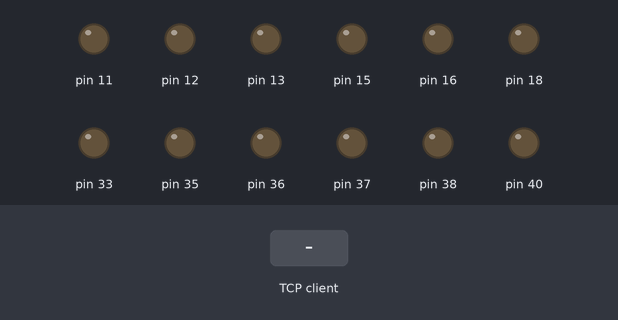
Bench run of a program on a simulated Raspberry Pi (header pin numbers). Parts: output pins drawn as LEDs (lit = HIGH). The test bench sets the inputs (shaded band). One TCP client connects 1 s after the port opens and stays connected; what the program prints to the terminal is not drawn.

Above: at 1.2 s.
1.3 s: the TCP client sends "forward"
At 2.3 s:
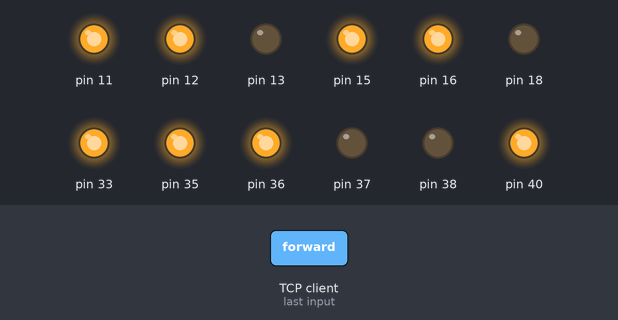
2.8 s: the TCP client sends "backward"
At 3.5 s:
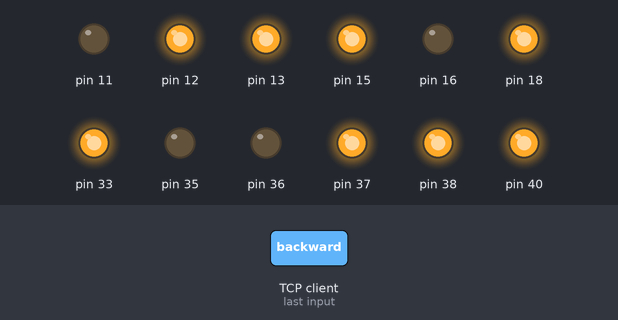
4.3 s: the TCP client sends "left"
At 4.6 s:
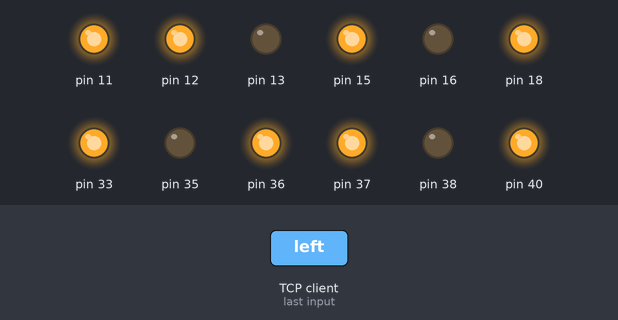
5.8 s: the TCP client sends "right"
At 7.0 s:
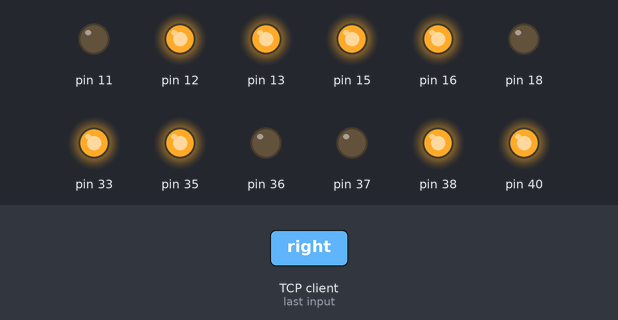
7.3 s: the TCP client sends "stop"
At 8.1 s:
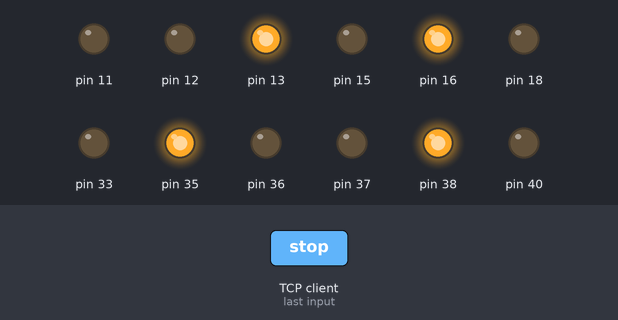
Timing chart, 0 to 9.8 s (numbered marks = the images above; inputs shaded):
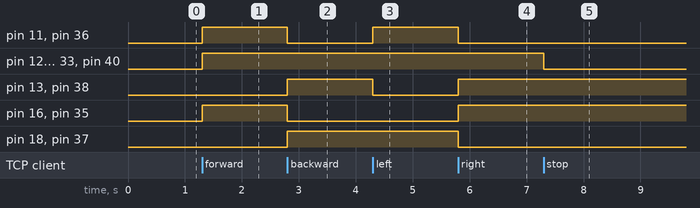

The program:

server.py
```python
import RPi.GPIO as GPIO
from car import Car
import socket

msg_size = 64
port = 5050
#server_name = socket.gethostbyname(socket.gethostname())
server_name = "192.168.1.120"
addr = (server_name, port)
server = socket.socket(socket.AF_INET, socket.SOCK_STREAM)
server.bind(addr)

def setup():
	global car
	GPIO.setmode(GPIO.BOARD)
	car = Car(((40, 38, 36), (15, 13, 11)), ((33, 35, 37), (12, 16, 18)))
	car.setup()

def loop():
	print(f"[LISTENING] Address : {server_name} | Port : {port}")
	server.listen()
	client, client_addr = server.accept()
	print(f"[CONNECTED] to {client_addr}")
	try:
		while True:
			msg = client.recv(msg_size).decode()
			if msg == "forward":
				car.forward()
			elif msg == "backward":
				car.backward()
			elif msg == "left":
				car.left()
			elif msg == "right":
				car.right()
			elif msg == "stop":
				car.stop()
	except KeyboardInterrupt:
		print("Quitting Server")
	finally:
		client.close()

if __name__ == "__main__":
	setup()
	try:
		loop()
	except KeyboardInterrupt:
		print("Bye!")
	finally:
		GPIO.cleanup()
```

car.py
```python
import RPi.GPIO as GPIO

class Car:
    def __init__(self, rightWheelPins, leftWheelPins):
        self.rightWheelPins = rightWheelPins
        self.leftWheelPins = leftWheelPins

    def setup(self):
        for pin_set in self.rightWheelPins + self.leftWheelPins:
            GPIO.setup(pin_set[0], GPIO.OUT, initial=GPIO.LOW)
            GPIO.setup(pin_set[1], GPIO.OUT, initial=GPIO.LOW)
            GPIO.setup(pin_set[2], GPIO.OUT, initial=GPIO.LOW)

    def forward(self):
        for right_set in self.rightWheelPins:
            GPIO.output(right_set[0], GPIO.HIGH)
            GPIO.output(right_set[1], GPIO.LOW)
            GPIO.output(right_set[2], GPIO.HIGH)
        for left_set in self.leftWheelPins:
            GPIO.output(left_set[0], GPIO.HIGH)
            GPIO.output(left_set[1], GPIO.HIGH)
            GPIO.output(left_set[2], GPIO.LOW)

    def backward(self):
        for right_set in self.rightWheelPins:
            GPIO.output(right_set[0], GPIO.HIGH)
            GPIO.output(right_set[1], GPIO.HIGH)
            GPIO.output(right_set[2], GPIO.LOW)
        for left_set in self.leftWheelPins:
            GPIO.output(left_set[0], GPIO.HIGH)
            GPIO.output(left_set[1], GPIO.LOW)
            GPIO.output(left_set[2], GPIO.HIGH)

    def right(self):
        for pin_set in self.rightWheelPins + self.leftWheelPins:
            GPIO.output(pin_set[0], GPIO.HIGH)
            GPIO.output(pin_set[1], GPIO.HIGH)
            GPIO.output(pin_set[2], GPIO.LOW)

    def left(self):
        for pin_set in self.rightWheelPins + self.leftWheelPins:
            GPIO.output(pin_set[0], GPIO.HIGH)
            GPIO.output(pin_set[1], GPIO.LOW)
            GPIO.output(pin_set[2], GPIO.HIGH)

    def stop(self):
        for pin_set in self.rightWheelPins + self.leftWheelPins:
            GPIO.output(pin_set[0], GPIO.LOW)
```

Measured:
- after the input at 1.3 s, pin 11, pin 12, pin 15, pin 16, pin 33, pin 35, pin 36, pin 40: LOW → HIGH at once
- after the input at 2.8 s, pin 11, pin 16, pin 35, pin 36: HIGH → LOW at once; pin 13, pin 18, pin 37, pin 38: LOW → HIGH at once
- after the input at 4.3 s, pin 11, pin 36: LOW → HIGH at once; pin 13, pin 38: HIGH → LOW at once
- after the input at 5.8 s, pin 11, pin 18, pin 36, pin 37: HIGH → LOW at once; pin 13, pin 16, pin 35, pin 38: LOW → HIGH at once
- after the input at 7.3 s, pin 12, pin 15, pin 33, pin 40: HIGH → LOW at once
